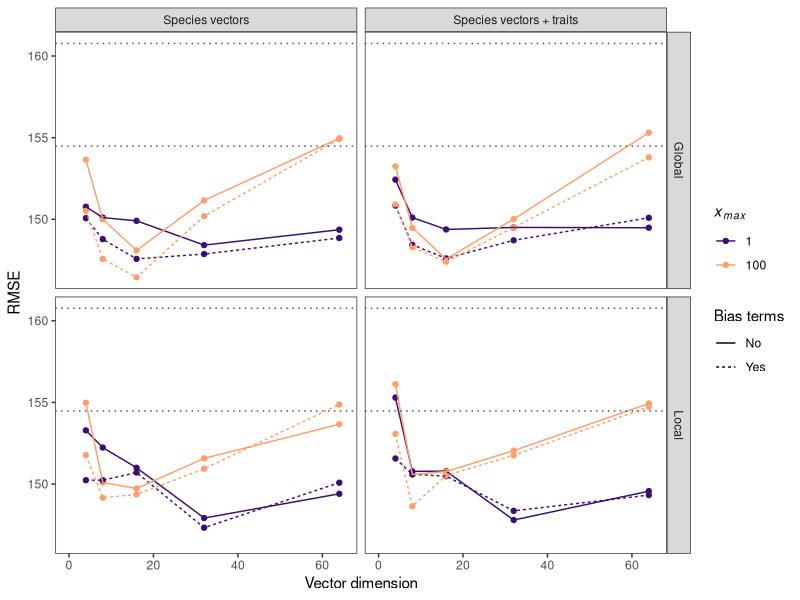
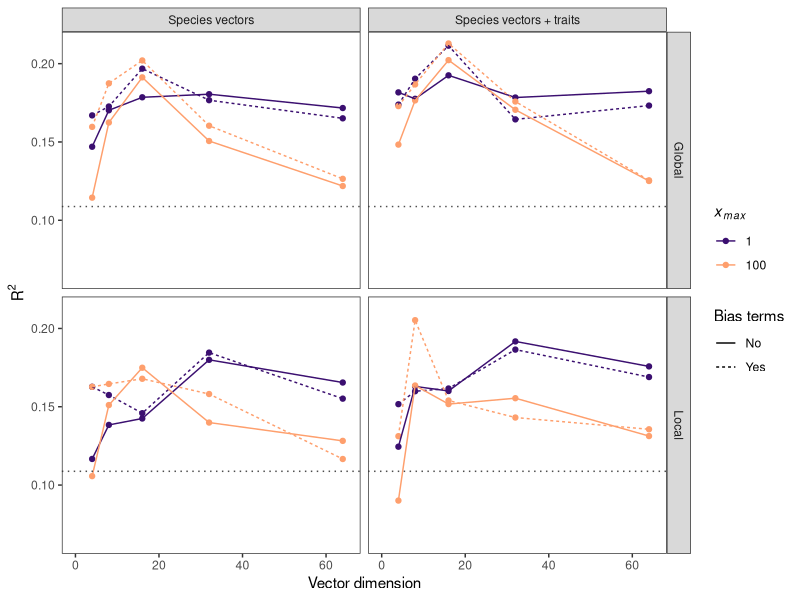
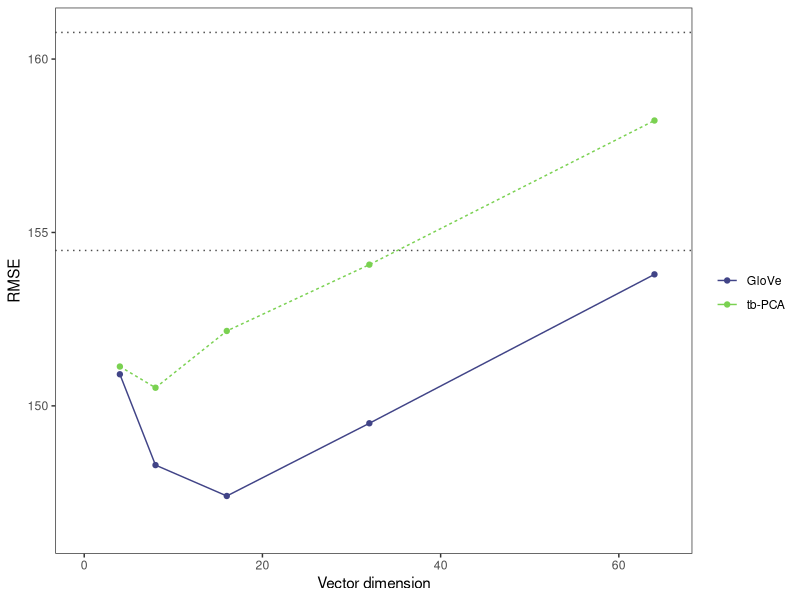
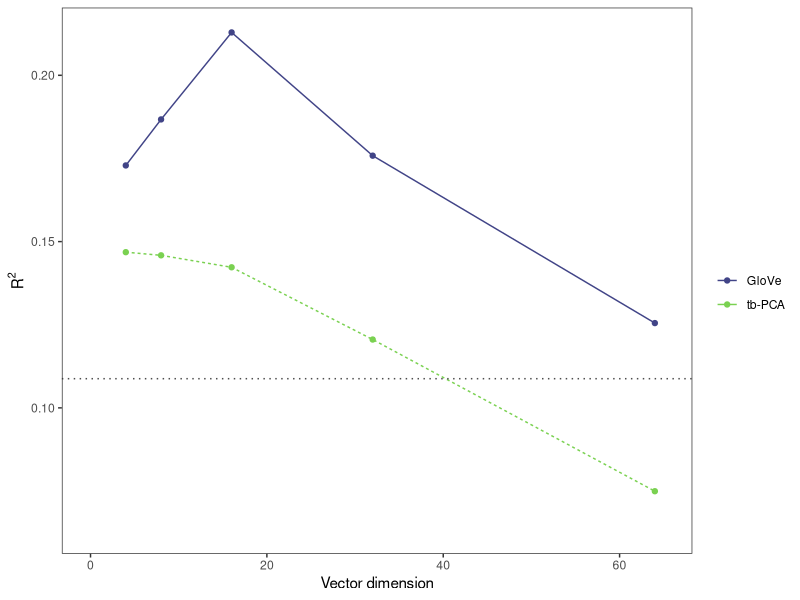
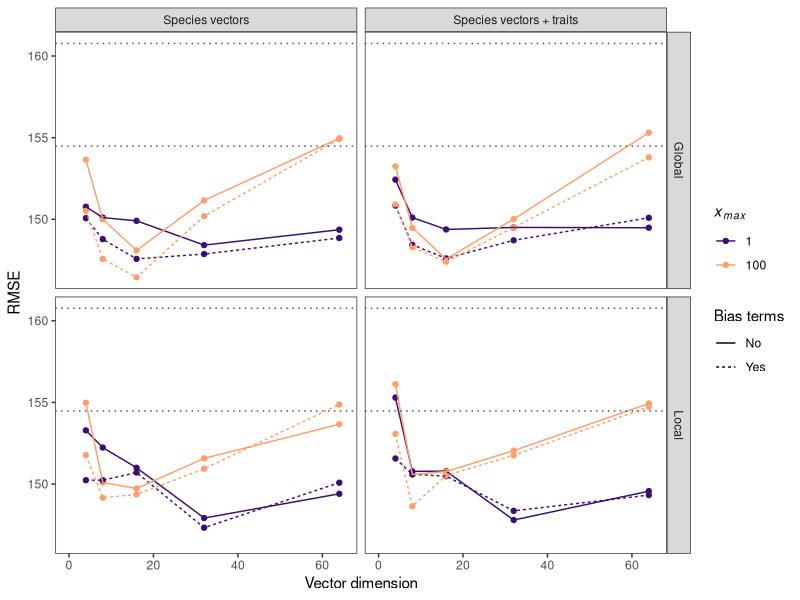
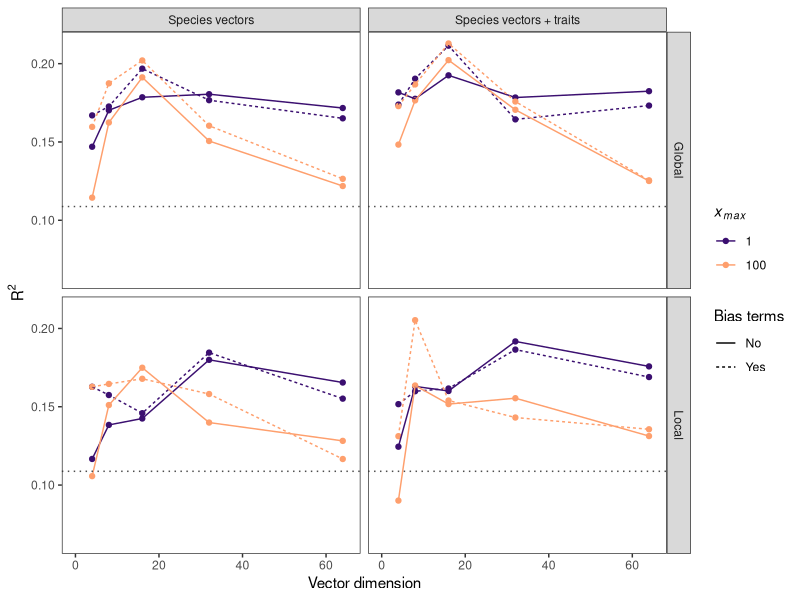
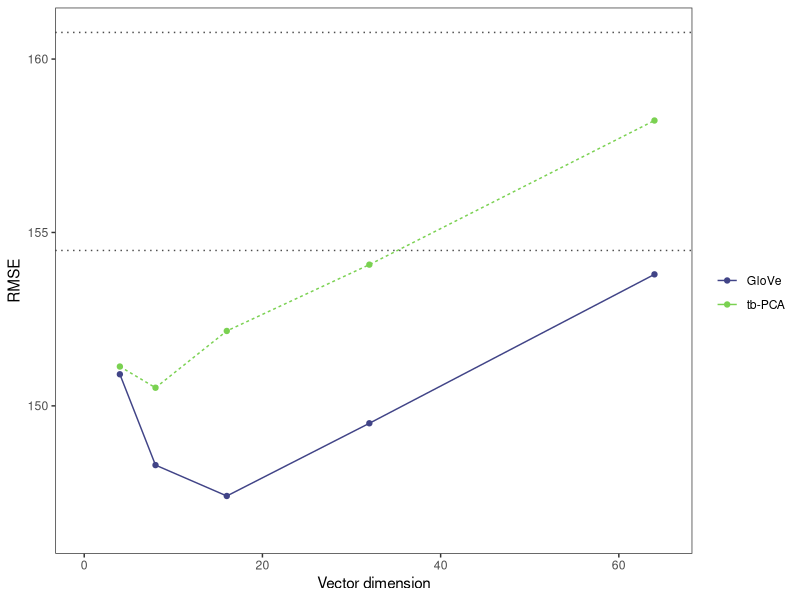
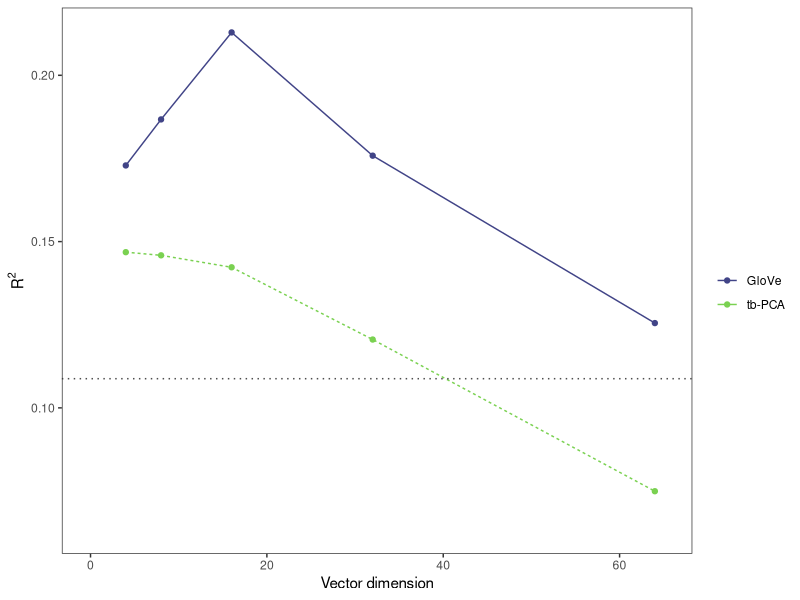

Generate these figures, in order, with R:
library(tidyverse)

global <- read_csv("results/glove_global_test_results.csv") %>% mutate(data = "Global", bias = "No")
globalb <- read_csv("results/glove_global_test_results_w_bias.csv") %>% mutate(data = "Global", bias = "Yes")
local <- read_csv("results/glove_local_test_results.csv") %>% mutate(data = "Local", bias = "No")
localb <- read_csv("results/glove_local_test_results_w_bias.csv") %>% mutate(data = "Local", bias = "Yes")

all <- bind_rows(list(global, globalb, local, localb)) %>%
  as_tibble()

trait_perf <- global %>% filter(model == "trait")
null_perf <- global %>% filter(model == "null")

rmse_lim <- range(all$rmse)
r2_lim <- range(all$r2, na.rm = T)

all %>%
  filter(test %in% c("emb", "emb_trait")) %>%
  mutate(test = factor(test, labels = c("Species vectors + traits", "Species vectors")) %>% fct_relevel("Species vectors")) %>%
  ggplot(aes(x = dim, y = rmse, linetype = factor(bias))) +
  geom_point(aes(color = factor(xmax))) +
  geom_path(aes(color = factor(xmax))) +
  facet_grid(data~test) +
  geom_hline(yintercept = null_perf$rmse, linetype = "dotted", color = "gray30") +
  geom_hline(yintercept = trait_perf$rmse, linetype = "dotted", color = "gray30") +
  scale_x_continuous(limits = c(0, 65)) +
  scale_y_continuous(limits = rmse_lim) +
  labs(x = "Vector dimension", y = "RMSE", color = bquote(italic(x[max])), linetype = "Bias terms") +
  theme_bw() +
  theme(panel.grid = element_blank()) +
  viridis::scale_color_viridis(discrete = T, option = "magma", begin = 0.2, end = 0.8)

ggsave("results/figures/glove_rmse.svg", height = 4, width = 6, units = "in")


all %>%
  filter(test %in% c("emb", "emb_trait")) %>%
  mutate(test = factor(test, labels = c("Species vectors + traits", "Species vectors")) %>% fct_relevel("Species vectors")) %>%
  ggplot(aes(x = dim, y = r2, linetype = factor(bias))) +
  geom_point(aes(color = factor(xmax))) +
  geom_path(aes(color = factor(xmax))) +
  facet_grid(data~test) +
  geom_hline(yintercept = trait_perf$r2, linetype = "dotted", color = "gray30") +
  scale_x_continuous(limits = c(0, 65)) +
  scale_y_continuous(limits = r2_lim) +
  labs(x = "Vector dimension", y = bquote(R^2), color = bquote(italic(x[max])), linetype = "Bias terms") +
  theme_bw() +
  theme(panel.grid = element_blank()) +
  viridis::scale_color_viridis(discrete = T, option = "magma", begin = 0.2, end = 0.8)


ggsave("results/figures/glove_r2.svg", height = 4, width = 6, units = "in")



# PCA results -------------------------------------------------------------

p <- read_csv("results/pca_test_results.csv") %>%
  mutate(model = "tb-PCA")

g <- all %>%
  filter(test == "emb", data == "Global", bias == "Yes", xmax == 100) %>%
  mutate(model = "GloVe")

pg <- bind_rows(p, g)


## RMSE ----
ggplot(pg, aes(x = dim, y = rmse)) +
  geom_point(aes(color = model)) +
  geom_path(aes(color = model, linetype = model)) +
  geom_hline(yintercept = null_perf$rmse, linetype = "dotted", color = "gray30") +
  geom_hline(yintercept = trait_perf$rmse, linetype = "dotted", color = "gray30") +
  scale_x_continuous(limits = c(0, 65)) +
  scale_y_continuous(limits = rmse_lim) +
  labs(x = "Vector dimension", y = "RMSE", color = "") +
  guides(linetype = "none") +
  theme_bw() +
  theme(panel.grid = element_blank()) +
  viridis::scale_color_viridis(discrete = T, begin = 0.2, end = 0.8)

ggsave("results/figures/pca_rmse.svg", height = 3, width = 4.5, units = "in")


## R2 ----
ggplot(pg, aes(x = dim, y = r2)) +
  geom_point(aes(color = model)) +
  geom_path(aes(color = model, linetype = model)) +
  geom_hline(yintercept = trait_perf$r2, linetype = "dotted", color = "gray30") +
  scale_x_continuous(limits = c(0, 65)) +
  scale_y_continuous(limits = r2_lim) +
  labs(x = "Vector dimension", y = bquote(R^2), color = "") +
  guides(linetype = "none") +
  theme_bw() +
  theme(panel.grid = element_blank()) +
  viridis::scale_color_viridis(discrete = T, begin = 0.2, end = 0.8)

ggsave("results/figures/pca_r2.svg", height = 3, width = 4.5, units = "in")



